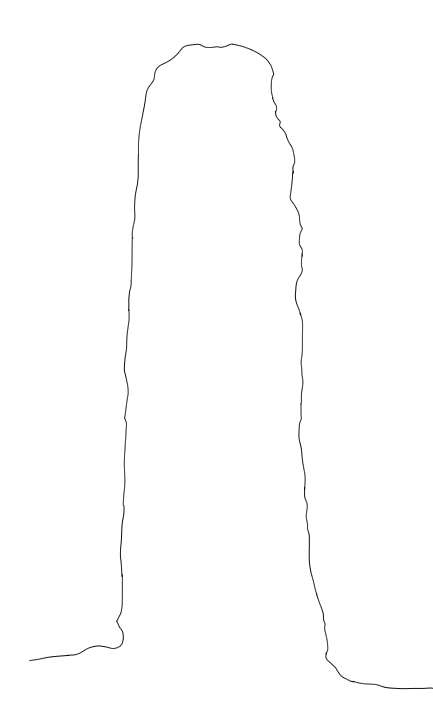
#> input picture carved_edges_solo.png, 433 x 708 px
$ python cbPDMS_geometryWorkup.py
#> lines starting #> are read from the running program, lines starting #| are printed output that depends on the picture; after the words box and inside, x2 and y2 are one past the last pixel; in counts of white or black regions, pixels touching at a corner belong together
import cv2
import numpy as np
import matplotlib.pyplot as plt

# Load the image
image_path = "carved_edges_solo.png"
image = cv2.imread(image_path, cv2.IMREAD_GRAYSCALE)
#> image is the input picture: shape (708, 433); min 2, max 255, mean 253.9

# Threshold the image
_, thresh = cv2.threshold(image, 200, 255, cv2.THRESH_BINARY_INV)
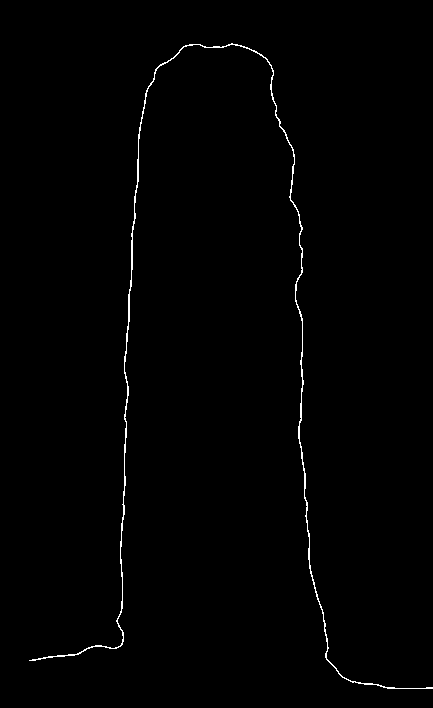
#> thresh: shape (708, 433); 0.75% white in thin lines or dots, all inside (x1, y1, x2, y2) = (29, 43, 433, 689)

# Find contours
contours, _ = cv2.findContours(thresh, cv2.RETR_EXTERNAL, cv2.CHAIN_APPROX_SIMPLE)
#> contours = 1 contour; box (x1, y1, x2, y2) and area: (29, 43, 433, 689) 824

# Find the rectangle enclosing the largest contour
largest_contour = max(contours, key=cv2.contourArea)
#> largest_contour = contour of 921 points, box (x1, y1, x2, y2) (29, 43, 433, 689), area 824
rect = cv2.minAreaRect(largest_contour)
#> rect = ((255, 361.2), (631, 404), -85.53)

# Draw the rectangle
box = cv2.boxPoints(rect)
#> box = [[431.7, 691.5], [29, 660], [78.2, 30.97], [480.9, 62.47]]
box = np.int0(box)
#> box = [[431, 691], [29, 660], [78, 30], [480, 62]]
image_with_rect = cv2.cvtColor(image.copy(), cv2.COLOR_GRAY2BGR)
cv2.drawContours(image_with_rect, [box], 0, (255, 0, 0), 2)
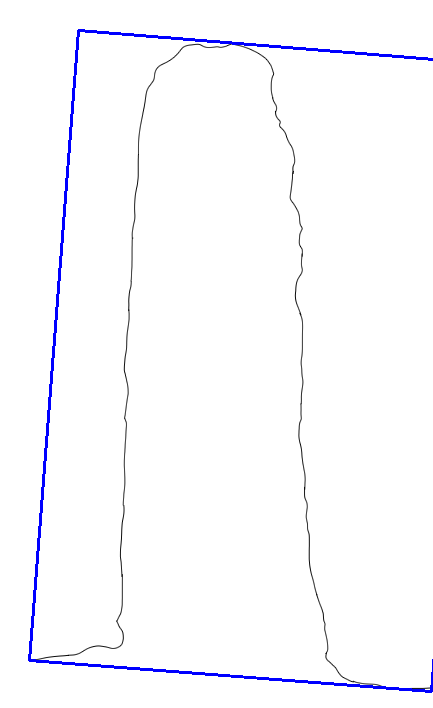
#> image_with_rect: shape (708, 433, 3); 1.37% of pixels changed, all inside (x1, y1, x2, y2) = (28, 29, 433, 693)

# Display the image with the fitted rectangle
plt.imshow(cv2.cvtColor(image_with_rect, cv2.COLOR_BGR2RGB))
plt.show()
